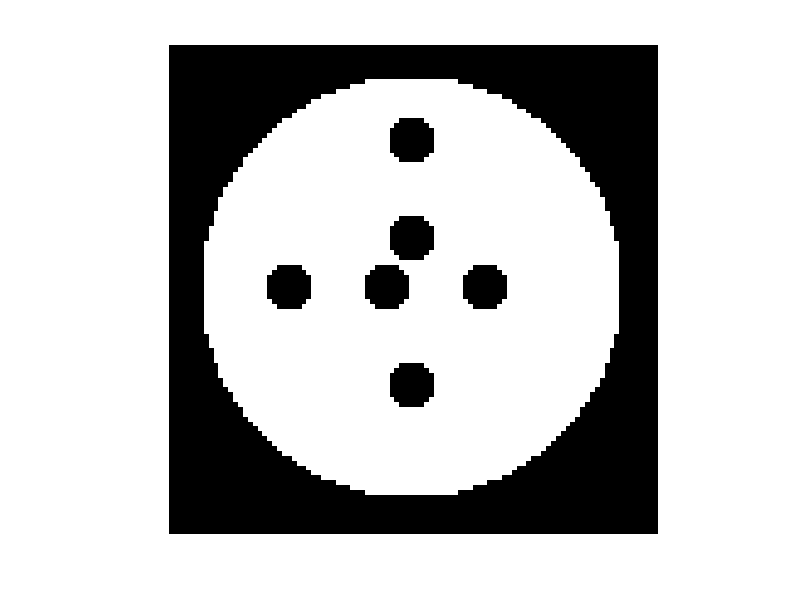

Recreate this plot in MATLAB. (Note: this script raises an error after producing the figure.)
clc
clear all
close all

[dC,dL] = meshgrid(-5:5,-5:5);
B = sqrt(dC.^2 + dL.^2)<5;


[dC,dL] = meshgrid(-49:50,-49:50);
X = sqrt(dC.^2 + dL.^2)<5;


composanteConnex = (sqrt((dC+5).^2 + dL.^2)<5) | (sqrt(dC.^2 + (dL+10).^2)<5) | (sqrt((dC-15).^2 + dL.^2)<5) | (sqrt((dC+25).^2 + dL.^2)<5) | (sqrt(dC.^2 + (dL-20).^2)<5) | (sqrt(dC.^2 + (dL+30).^2)<5);

imBin = sqrt(dC.^2 + dL.^2)<43;

imBin = and(imBin,not(composanteConnex));




%show image
figure(1)
imshow(double(imBin))


Bfg1 = [1 0 ; 0 0];
Bbg1 = [0 1; 1 1];

X1 = hitMiss(imBin,Bfg1,Bbg1);

Bfg2 = [1 0 ; 0 1];
Bbg2 = [0 1; 1 0];

X2 = hitMiss(imBin,Bfg2,Bbg2);

Bfg3 = [1 1 ; 1 0];
Bbg3 = [0 0; 0 1];

X3 = hitMiss(imBin,Bfg3,Bbg3);


Nc = sum(double(X1(:))) + sum(double(X2(:))) - sum(double(X3(:)));

sprintf("Le nombre de connexite de l'image est %i",Nc)
